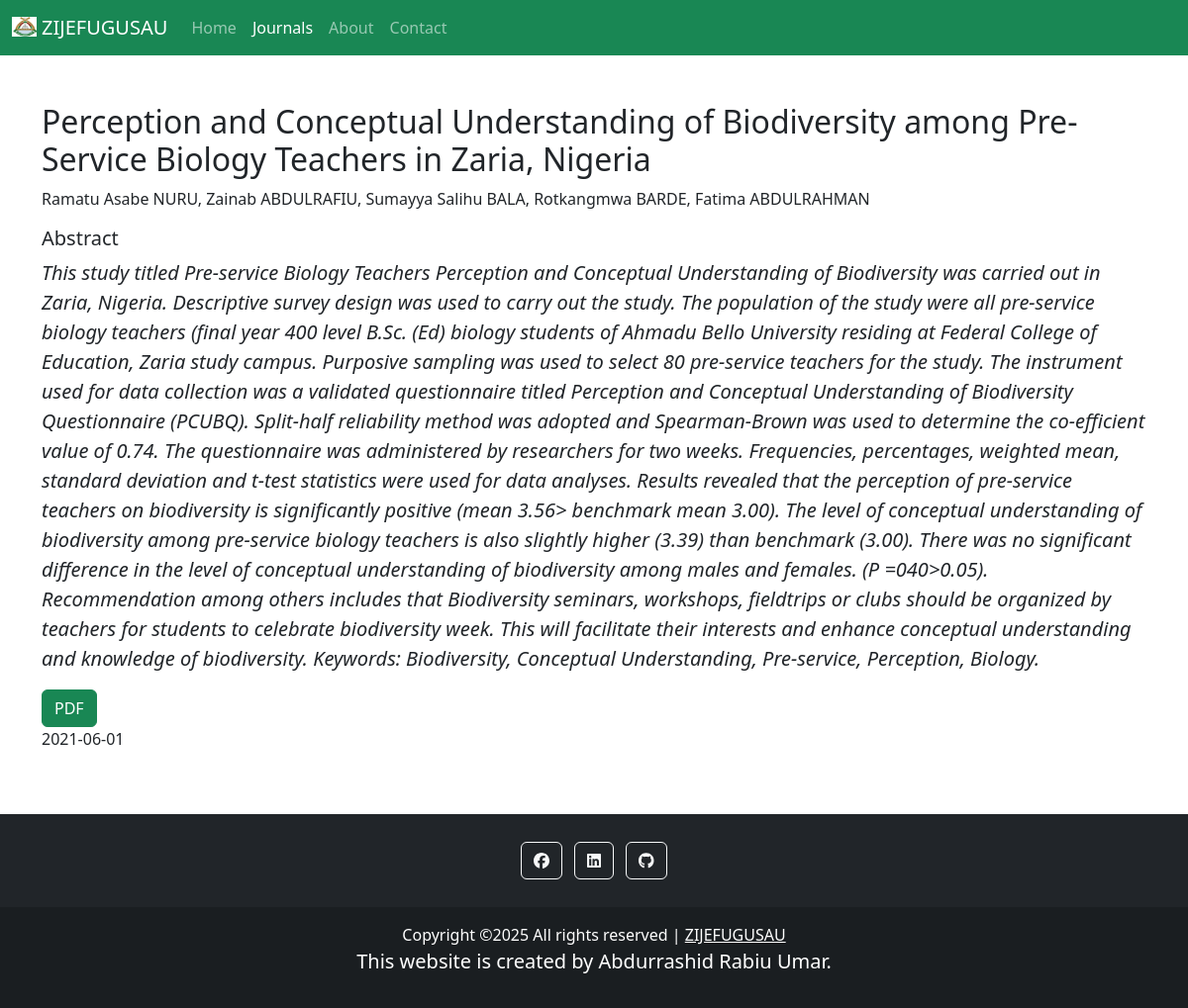
Screenshot of /read_article14.php with the database file from the repository.
### tables this page shows
CREATE TABLE `articles` (
  `id` int(11) NOT NULL,
  `journals_id` int(11) NOT NULL,
  `author_name` varchar(300) NOT NULL,
  `article_name` varchar(300) NOT NULL,
  `abstract` text NOT NULL,
  `visible` tinyint(1) NOT NULL,
  `date` date NOT NULL,
  `pdf` varchar(300) NOT NULL
);

### read_article14.php (the view, shortened to what this page needs)
<?php
    require 'includes/connection.php';
?>
<!DOCTYPE html>
<html>
<head>
    <link rel='stylesheet' type='text/css' media='screen' href='css/styles.css'>
    <link rel='stylesheet' type='text/css' media='screen' href='css/bootstrap.css'>
    <link rel='stylesheet' type='text/css' media='screen' href='css/bootstrap.min.css'>
    <link rel='stylesheet' type='text/css' media='screen' href='fontawesome-free-6.2.0-web/css/all.css'>
    <link rel='stylesheet' type='text/css' media='screen' href='fontawesome-free-6.2.0-web/css/all.min.css'>
</head>
<body>
    <nav class="navbar navbar-dark bg-success navbar-expand-sm">
        <div class="container-fluid">
        <a class="navbar-brand" href="https://www.zijefugusau.com.ng"><img src="img/favicon.ico" alt=""style="height: 20px; width: 25px; margin-bottom: 5px; margin-right: 5px;">ZIJEFUGUSAU</a>
            <div class="collapse navbar-collapse" id="navbarNav">
                <ul class="navbar-nav">
                    <li class="nav-item">
                        <a class="nav-link" aria-current="page" href="index.php">Home</a>
                    </li>
                    <li class="nav-item">
                        <a class="nav-link active" aria-current="page" href="journals.php">Journals</a>
                    </li>
                    <li class="nav-item">
                        <a class="nav-link" aria-current="page" href="about.php">About</a>
                    </li>
                    <li class="nav-item">
                        <a class="nav-link" aria-current="page" href="contact.php">Contact</a>
                    </li>
                </ul>
            </div>
        </div>
    </nav>
    <div class="container mt-5 mb-5">
        <?php
            $query = "SELECT * FROM articles WHERE id = 14";
            $result = mysqli_query($conn, $query);
            while ($row = mysqli_fetch_assoc($result)){
                echo "<div class='row'>";
                    echo "<div class='col'>";
                        echo "<h2>{$row['article_name']}</h2>";
                        echo "<p>{$row['author_name']}</p>";
                        echo "<p class='h5'>Abstract</p>";
                        echo "<p class='lead fst-italic'>{$row['abstract']}</p>";
                        echo "<a href='pdf/{$row['pdf']}' class='btn btn-success'>PDF</a>";
                        echo "<p>{$row['date']}</p>";
                    echo "</div>";
                echo "</div>";
            }
        ?>
    </div>
    <footer class="bg-dark text-center text-white">
        <div class="container p-4 pb-0">
            <section class="mb-4">
            <a class="btn btn-outline-light btn-floating m-1" href="https://web.facebook.com/abdurrashid.rabiuumar.94" role="button">
                <i class="fab fa-facebook"></i>
            </a>
            <a class="btn btn-outline-light btn-floating m-1" href="https://www.linkedin.com/in/abdurrashid-rabiu-886220208/" role="button">
                <i class="fab fa-linkedin"></i>
            </a>
            <a class="btn btn-outline-light btn-floating m-1" href="https://github.com/Abdurrashid-Rabiu" role="button">
                <i class="fab fa-github"></i>
            </a>
            </section>
        </div>
        <div class="text-center p-3" style="background-color: rgba(0, 0, 0, 0.2);">
            Copyright &copy;<script>document.write(new Date().getFullYear());</script> All rights reserved | <a class="text-white" href="https://www.zijefugusau.com.ng">ZIJEFUGUSAU</a>
            <p class="lead">This website is created by Abdurrashid Rabiu Umar.</p>
        </div>
    </footer>
</body>
</html>

### css/styles.css (style rules this page uses)
img { height: 300px; width: 300px; }

### rows the page displays
articles: article_name "Perception and Conceptual Understanding of Biodiversity among Pre-Service Biology Teachers in Zaria, Nigeria", author_name "Ramatu Asabe NURU, Zainab ABDULRAFIU, Sumayya Salihu BALA, Rotkangmwa BARDE, Fatima ABDULRAHMAN", abstract "This study titled Pre-service Biology Teachers Perception and Conceptual Understanding of Biodiversity was carried out in Zaria, Nigeria. Descriptive survey design was used to carry out the study. The population of the study were all pre-service biology teachers (final year 400 level B.Sc. (Ed) biology students of Ahmadu Bello University residing at Federal College of Education, Zaria study campus. Purposive sampling was used to select 80 pre-service teachers for the study. The instrument used for data collection was a validated questionnaire titled Perception and Conceptual Understanding of Biodiversity Questionnaire (PCUBQ). Split-half reliability method was adopted and Spearman-Brown was…", date "2021-06-01"
